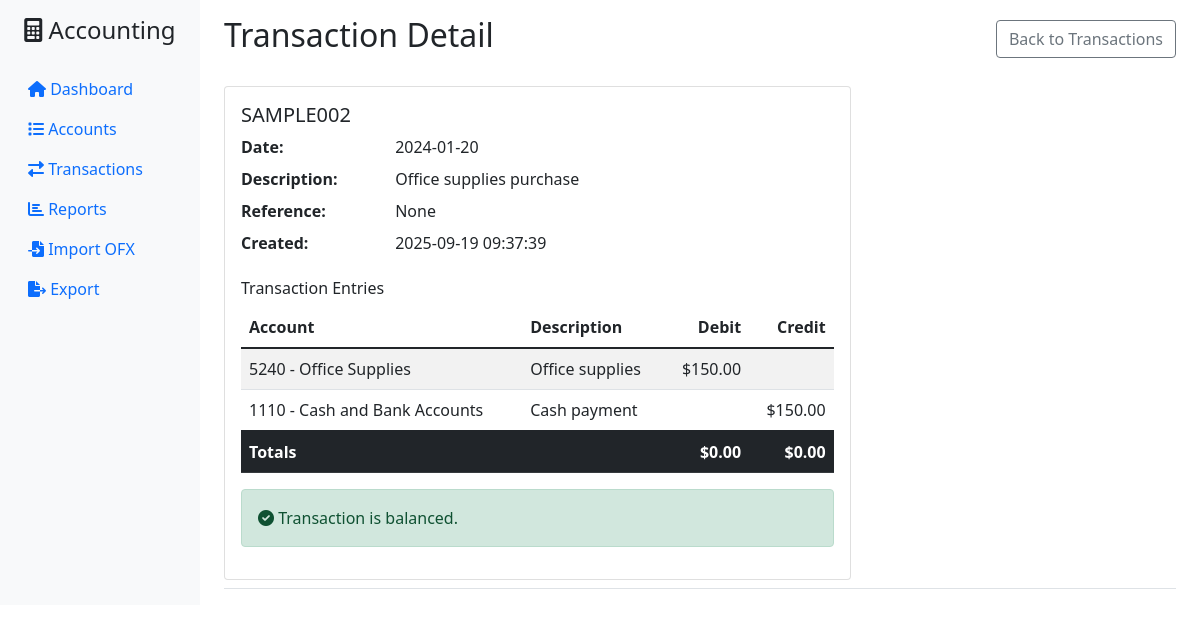
Page /transactions/SAMPLE002 on the committed database.
### tables this page shows
CREATE TABLE transactions (
                id TEXT PRIMARY KEY,
                date DATE NOT NULL,
                description TEXT NOT NULL,
                reference TEXT,
                created_date TIMESTAMP DEFAULT CURRENT_TIMESTAMP
            );

CREATE TABLE transaction_entries (
                id TEXT PRIMARY KEY,
                transaction_id TEXT NOT NULL,
                account_id TEXT NOT NULL,
                debit_amount DECIMAL(15,2) DEFAULT 0,
                credit_amount DECIMAL(15,2) DEFAULT 0,
                description TEXT,
                FOREIGN KEY (transaction_id) REFERENCES transactions (id),
                FOREIGN KEY (account_id) REFERENCES accounts (id)
            );

CREATE TABLE accounts (
                id TEXT PRIMARY KEY,
                name TEXT NOT NULL,
                account_type TEXT NOT NULL,
                parent_id TEXT,
                description TEXT,
                is_active BOOLEAN DEFAULT 1,
                created_date TIMESTAMP DEFAULT CURRENT_TIMESTAMP,
                FOREIGN KEY (parent_id) REFERENCES accounts (id)
            );

### accounting_web_ui.py (the view)
@app.route('/transactions/<transaction_id>')
def transaction_detail(transaction_id):
    try:
        accounting = get_accounting_system()
        cursor = accounting.conn.cursor()
        cursor.execute('''
            SELECT id, date, description, reference, created_date
            FROM transactions
            WHERE id = ?
        ''', (transaction_id,))
        transaction = cursor.fetchone()
        if not transaction:
            flash('Transaction not found', 'error')
            return redirect(url_for('transactions'))
        cursor.execute('''
            SELECT te.id, te.account_id, a.name, te.debit_amount, te.credit_amount, te.description
            FROM transaction_entries te
            JOIN accounts a ON te.account_id = a.id
            WHERE te.transaction_id = ?
            ORDER BY te.id
        ''', (transaction_id,))
        entries = cursor.fetchall()
        return render_template('transaction_detail.html',
                             transaction=transaction,
                             entries=entries)
    except Exception as e:
        flash(f'Error loading transaction: {str(e)}', 'error')
        return redirect(url_for('transactions'))

### accounting_system.py (called while the page is built)
def convert_date(val):
    return datetime.fromisoformat(val.decode()).date()

    def create_account(self, account_id: str, name: str, account_type: AccountType,
                      parent_id: Optional[str] = None, description: str = "") -> bool:
        try:
            cursor = self.conn.cursor()
            cursor.execute('''
                INSERT OR IGNORE INTO accounts (id, name, account_type, parent_id, description)
                VALUES (?, ?, ?, ?, ?)
            ''', (account_id, name, account_type.value, parent_id, description))
            self.conn.commit()
            return cursor.rowcount > 0
        except sqlite3.Error as e:
            print(f"Error creating account: {e}")
            return False

    def close(self):
        self.conn.close()

### accounting_web_ui.py (called while the page is built)
def get_accounting_system():
    if 'accounting' not in g:
        g.accounting = AccountingSystem()
    return g.accounting

@app.teardown_appcontext
def close_accounting_system(error):
    accounting = g.pop('accounting', None)
    if accounting is not None:
        accounting.close()

@app.template_filter('currency')
def currency_filter(value):
    if value is None:
        return "$0.00"
    return f"${float(value):,.2f}"

### templates/transaction_detail.html
{% extends "base.html" %}
{% block content %}
<div class="d-flex justify-content-between align-items-center">
    <h1 class="h2">Transaction Detail</h1>
    <a href="/transactions" class="btn btn-outline-secondary">Back to Transactions</a>
</div>
<div class="row mt-4">
    <div class="col-md-8">
        <div class="card">
            <div class="card-body">
                <h5 class="card-title">{{ transaction[0] }}</h5>
                <dl class="row">
                    <dt class="col-sm-3">Date:</dt>
                    <dd class="col-sm-9">{{ transaction[1] }}</dd>
                    <dt class="col-sm-3">Description:</dt>
                    <dd class="col-sm-9">{{ transaction[2] }}</dd>
                    <dt class="col-sm-3">Reference:</dt>
                    <dd class="col-sm-9">{{ transaction[3] or 'None' }}</dd>
                    <dt class="col-sm-3">Created:</dt>
                    <dd class="col-sm-9">{{ transaction[4] }}</dd>
                </dl>
                <h6>Transaction Entries</h6>
                <div class="table-responsive">
                    <table class="table table-striped">
                        <thead>
                            <tr>
                                <th>Account</th>
                                <th>Description</th>
                                <th class="text-end">Debit</th>
                                <th class="text-end">Credit</th>
                            </tr>
                        </thead>
                        <tbody>
                            {% set total_debits = 0 %}
                            {% set total_credits = 0 %}
                            {% for entry in entries %}
                                {% set total_debits = total_debits + entry[3] %}
                                {% set total_credits = total_credits + entry[4] %}
                                <tr>
                                    <td>{{ entry[1] }} - {{ entry[2] }}</td>
                                    <td>{{ entry[5] or transaction[2] }}</td>
                                    <td class="text-end">{{ entry[3] | currency if entry[3] > 0 else '' }}</td>
                                    <td class="text-end">{{ entry[4] | currency if entry[4] > 0 else '' }}</td>
                                </tr>
                            {% endfor %}
                        </tbody>
                        <tfoot>
                            <tr class="table-dark fw-bold">
                                <td colspan="2">Totals</td>
                                <td class="text-end">{{ total_debits | currency }}</td>
                                <td class="text-end">{{ total_credits | currency }}</td>
                            </tr>
                        </tfoot>
                    </table>
                </div>
                {% if (total_debits - total_credits) | abs < 0.01 %}
                    <div class="alert alert-success">
                        <i class="fas fa-check-circle"></i> Transaction is balanced.
                    </div>
                {% else %}
                    <div class="alert alert-danger">
                        <i class="fas fa-exclamation-triangle"></i> Transaction is NOT balanced!
                    </div>
                {% endif %}
            </div>
        </div>
    </div>
</div>
{% endblock %}

### rows in the picture
transaction_entries: account "5240", name "Office Supplies", description "Office supplies", debit_amount "$150.00"
transaction_entries: account "1110", name "Cash and Bank Accounts", description "Cash payment", credit_amount "$150.00"

### other values in the picture
{{ total_debits | currency }} "$0.00"
{{ total_credits | currency }} "$0.00"
